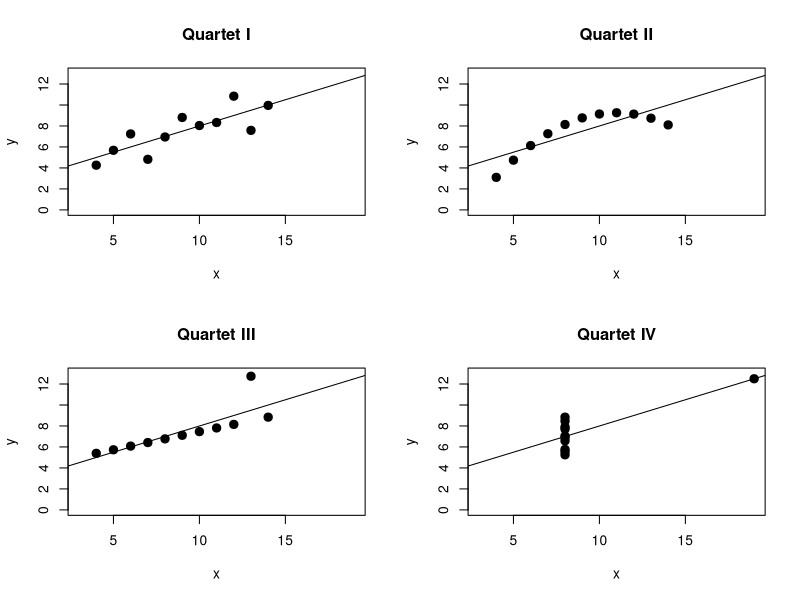
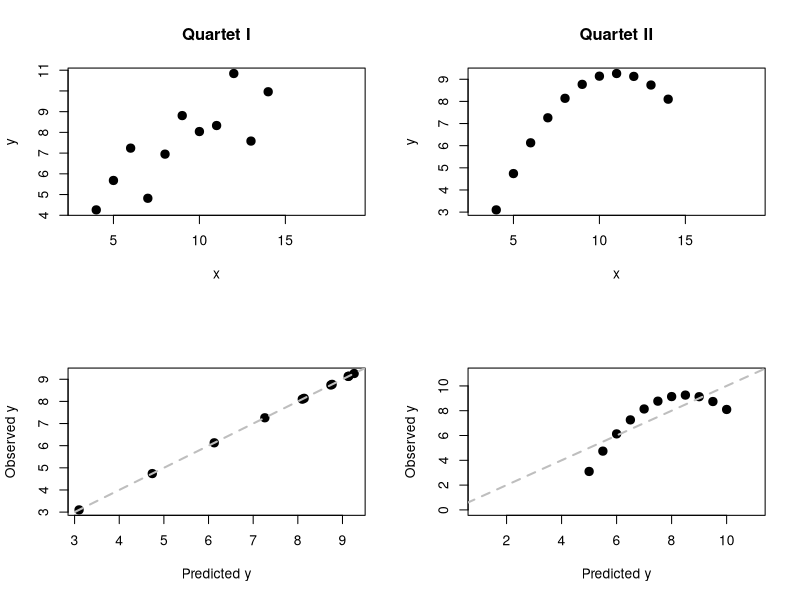
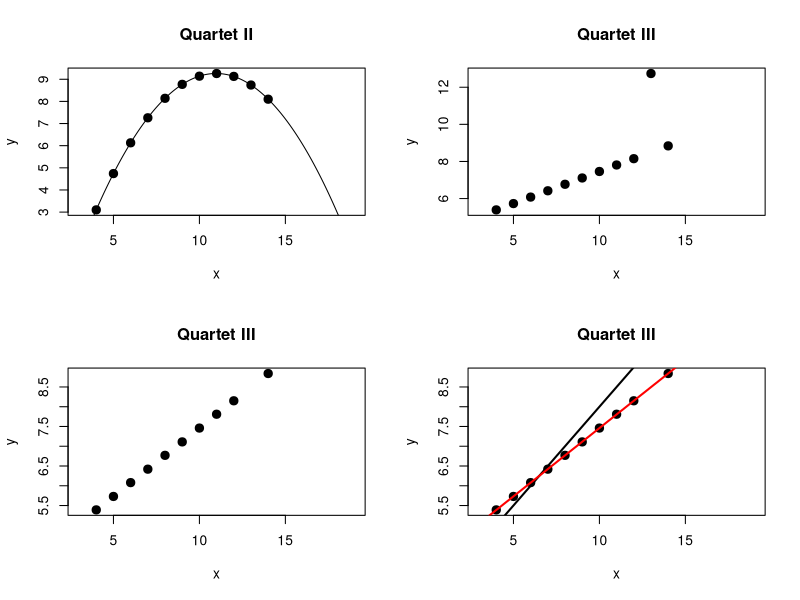
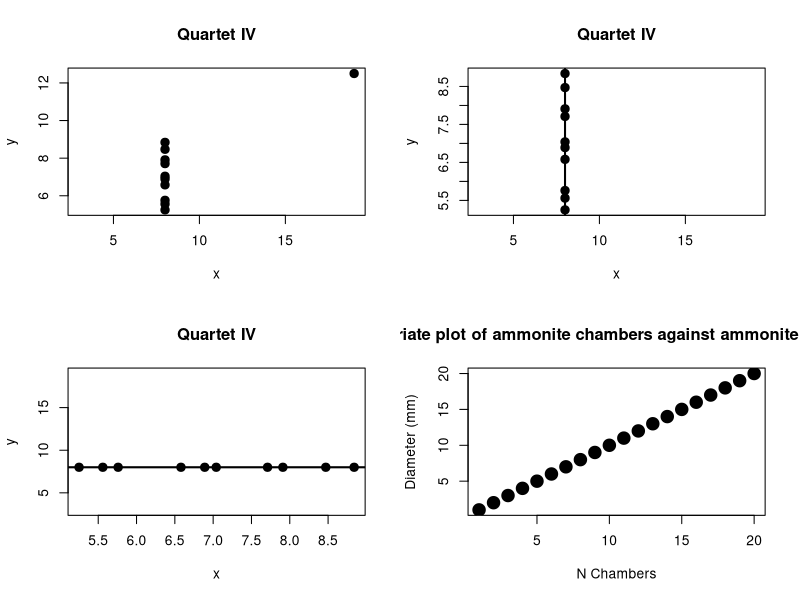
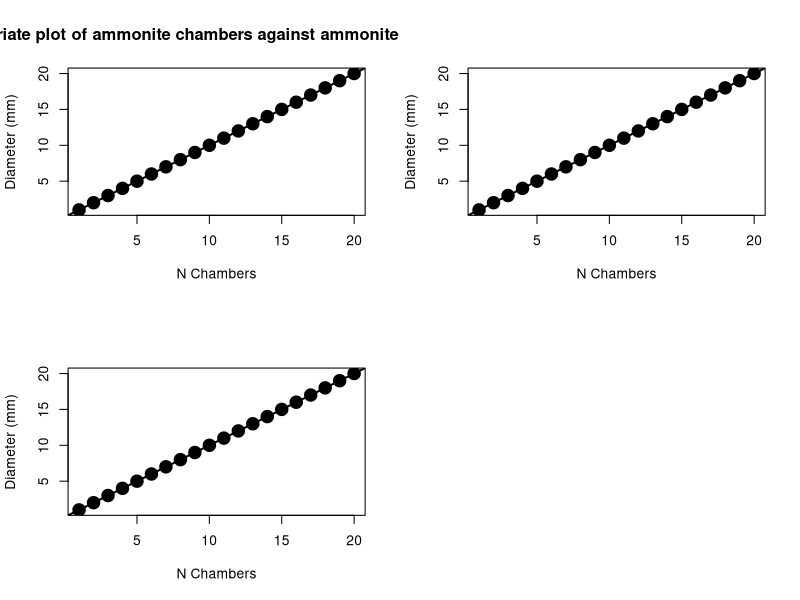
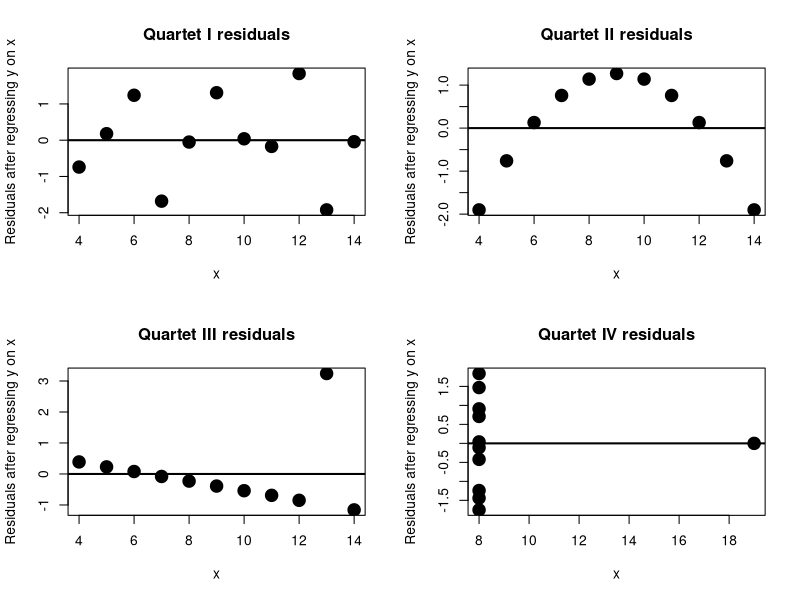
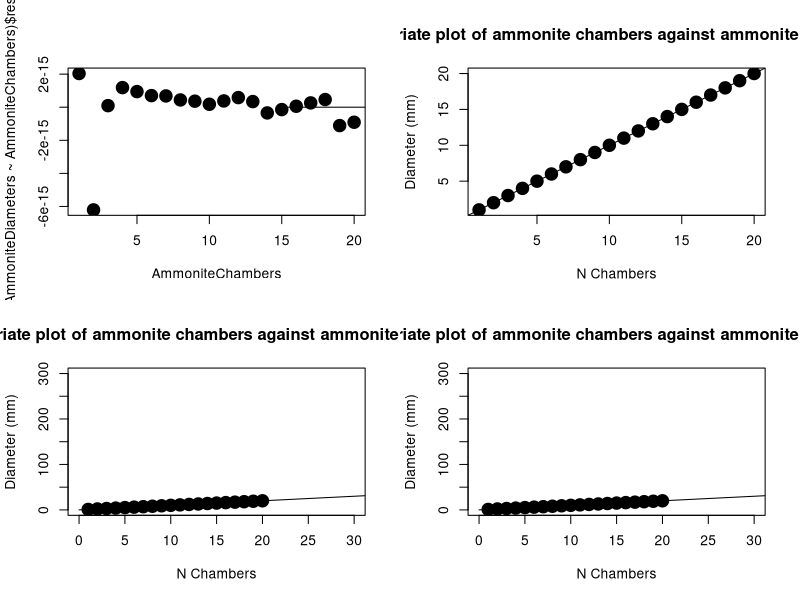
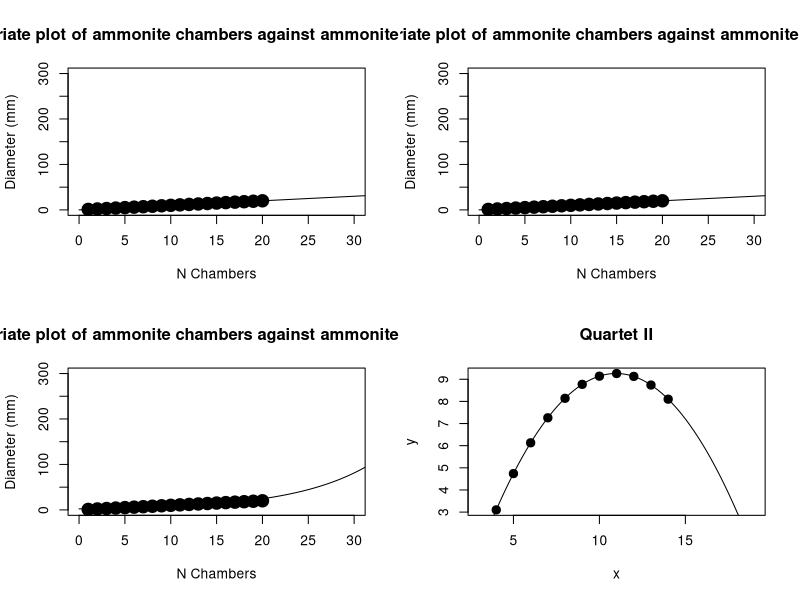

These charts were generated, in order, by the following R code:
################################################################################
#                                                                              #
#                       PRACTICAL IV - BIVARIATE STATISTICS                    #
#                                                                              #
################################################################################

################################################################################
#                                                                              #
#                               TODAY's AIMS                                   #
#                                                                              #
# - LEARN TO DIAGNOSE APPROPRIATE AND INAPPROPRIATE APPROACHES TO BIVARIATE    #
#   DATA ANALYSIS USING ANSCOMBE"S QUARTET                                     #
# - APPLY BIVARIATE ANALYSIS TO YOUR OWN AMMONITE QUADRAT                      #
# - LEARN HOW TO USE REGRESSION AND CORRELATION TO MAKE DETERMINATIONS ABOUT   #
#   THE RELATIONSHIP BETWEEN TWO VARIABLES                                     #
#                                                                              #
################################################################################

# Before we start begin by setting your working directory as we did in
# Practicals 1-3. This is (still) a useful habit to get into!

# We will start today's practical by looking at the data from Anscombe's quartet
# that we encountered in lecture. Anscombe's paper was essentially making the
# same point as our two Lesson's: 1) Always plot your data, and 2) Don't rely
# on summary statistics (mean, sd, r etc.) to do the job of thinking about the
# data for you. First we will enter the data into R with separate x and y
# variables for each quartet (I-IV):
x1 <- c(10, 8, 13, 9, 11, 14, 6, 4, 12, 7, 5)
y1 <- c(8.04, 6.95, 7.58, 8.81, 8.33, 9.96, 7.24, 4.26, 10.84, 4.82, 5.68)
x2 <- c(10, 8, 13, 9, 11, 14, 6, 4, 12, 7, 5)
y2 <- c(9.14, 8.14, 8.74, 8.77, 9.26, 8.1, 6.13, 3.1, 9.13, 7.26, 4.74)
x3 <- c(10, 8, 13, 9, 11, 14, 6, 4, 12, 7, 5)
y3 <- c(7.46, 6.77, 12.74, 7.11, 7.81, 8.84, 6.08, 5.39, 8.15, 6.42, 5.73)
x4 <- c(8, 8, 8, 8, 8, 8, 8, 19, 8, 8, 8)
y4 <- c(6.58, 5.76, 7.71, 8.84, 8.47, 7.04, 5.25, 12.5, 5.56, 7.91, 6.89)

# We can combine these into a matrix with:
AnscombeQuartet <- cbind(x1, y1, x2, y2, x3, y3, x4, y4)

# Here we are using the cbind function which works like c, except it combines
# vectors of numbers together as columns in a matrix. You can also do this as
# rows with rbind. We should find our data now form a single table:
AnscombeQuartet

# NB: We were only able to combine the data in this way as each quartet is made
# up of exactly 11 values. If they were different lengths a list would be more
# appropriate (see the geologist, basketball player, and jockey heights example
# in the last practical). For now just visually confirm that each pair of x and
# y is unique, i.e., the data are different. (You should see x1 and x2 are
# identical, but as y1 and y2 are not the collective bivariate relationship
# should be different.) Before we plot our data we can perform some summary
# statistics on the data, first we will look at the mean of each set of
# x-values:
apply(AnscombeQuartet, 2, mean)[c("x1", "x2", "x3", "x4")]

# We should see they are all exactly 9. What about the y-values:
apply(AnscombeQuartet, 2, mean)[c("y1", "y2", "y3", "y4")]

# This time they are not exactly equal, but to two decimal places they are all
# 7.50. Certainly these are not large differences. Now we can do the same thing
# with the standard deviation of x-values:
apply(AnscombeQuartet, 2, sd)[c("x1", "x2", "x3", "x4")]

# You should see again they are identical (3.316625), even at six decimal
# places. What about our y-values:
apply(AnscombeQuartet, 2, sd)[c("y1", "y2", "y3", "y4")]

# Again they are not perfectly the same, but at two decimal places they are all
# 2.03. Now we can consider the bivariate relationships by first performing
# least squares linear regression (as we did in lecture with our ammonite
# sample). First our slopes::
lm(AnscombeQuartet[, "y1"] ~ AnscombeQuartet[, "x1"])$coefficients[2]
lm(AnscombeQuartet[, "y2"] ~ AnscombeQuartet[, "x2"])$coefficients[2]
lm(AnscombeQuartet[, "y3"] ~ AnscombeQuartet[, "x3"])$coefficients[2]
lm(AnscombeQuartet[, "y4"] ~ AnscombeQuartet[, "x4"])$coefficients[2]

# Note that they are not exactly identical, but at one decimal place they are
# all 0.5 (i.e., a positive relationship between x and y). And now our
# intercepts:
lm(AnscombeQuartet[, "y1"] ~ AnscombeQuartet[, "x1"])$coefficients[1]
lm(AnscombeQuartet[, "y2"] ~ AnscombeQuartet[, "x2"])$coefficients[1]
lm(AnscombeQuartet[, "y3"] ~ AnscombeQuartet[, "x3"])$coefficients[1]
lm(AnscombeQuartet[, "y4"] ~ AnscombeQuartet[, "x4"])$coefficients[1]

# Again they are not identical, but they are very close and at two decimal
# places they are indistinguishable. Next up we can perform a correlation, and
# get estimates for our Pearson's correlation coefficient, r:
cor.test(x = AnscombeQuartet[, "x1"], y = AnscombeQuartet[, "y1"])$estimate
cor.test(x = AnscombeQuartet[, "x2"], y = AnscombeQuartet[, "y2"])$estimate
cor.test(x = AnscombeQuartet[, "x3"], y = AnscombeQuartet[, "y3"])$estimate
cor.test(x = AnscombeQuartet[, "x4"], y = AnscombeQuartet[, "y4"])$estimate

# Again, we can see non-identical, but very similar values. This time
# indistinguishable at two decimal places. Note they also show a strong
# positive relationship between x and y. We can also get the probability that
# the true value for r is zero:
cor.test(x = AnscombeQuartet[, "x1"], y = AnscombeQuartet[, "y1"])$p.value
cor.test(x = AnscombeQuartet[, "x2"], y = AnscombeQuartet[, "y2"])$p.value
cor.test(x = AnscombeQuartet[, "x3"], y = AnscombeQuartet[, "y3"])$p.value
cor.test(x = AnscombeQuartet[, "x4"], y = AnscombeQuartet[, "y4"])$p.value

# These all show a low probability that the true r is zero and hence without
# further checks we might assume that x and y are always strongly positively
# correlated, here with p values being identical down to four decimal places
# (0.0022). But the whole point of Anscombe's paper is that we should not rely
# on these summary values alone, but initially plot the data as a check on our
# assumptions. We can plot all four quartets with:
par(mfrow = c(2, 2))
plot(x = x1, y = y1, xlim = c(3, 19), xlab = "x", ylab = "y", pch = 20, cex = 2,
  main = "Quartet I", ylim = c(0, 13))
lines(x = c(0, 25), y = c((0 * lm(AnscombeQuartet[, "y1"] ~
  AnscombeQuartet[, "x1"])$coefficients[2]) + lm(AnscombeQuartet[, "y1"] ~
  AnscombeQuartet[, "x1"])$coefficients[1], (25 * lm(AnscombeQuartet[, "y1"] ~
  AnscombeQuartet[, "x1"])$coefficients[2]) + lm(AnscombeQuartet[, "y1"] ~
  AnscombeQuartet[, "x1"])$coefficients[1]))
plot(x = x2, y = y2, xlim = c(3, 19), xlab = "x", ylab = "y", pch = 20, cex = 2,
  main = "Quartet II", ylim = c(0, 13))
lines(x = c(0, 25), y = c((0 * lm(AnscombeQuartet[, "y2"] ~
  AnscombeQuartet[, "x2"])$coefficients[2]) + lm(AnscombeQuartet[, "y2"] ~
  AnscombeQuartet[, "x2"])$coefficients[1], (25 * lm(AnscombeQuartet[, "y2"] ~
  AnscombeQuartet[, "x2"])$coefficients[2]) + lm(AnscombeQuartet[, "y2"] ~
  AnscombeQuartet[, "x2"])$coefficients[1]))
plot(x = x3, y = y3, xlim = c(3, 19), xlab = "x", ylab = "y", pch = 20, cex = 2,
  main = "Quartet III", ylim = c(0, 13))
lines(x = c(0, 25), y = c((0 * lm(AnscombeQuartet[, "y3"] ~
  AnscombeQuartet[, "x3"])$coefficients[2]) + lm(AnscombeQuartet[, "y3"] ~
  AnscombeQuartet[, "x3"])$coefficients[1], (25 * lm(AnscombeQuartet[, "y3"] ~
  AnscombeQuartet[, "x3"])$coefficients[2]) + lm(AnscombeQuartet[, "y3"] ~
  AnscombeQuartet[, "x3"])$coefficients[1]))
plot(x = x4, y = y4, xlim = c(3, 19), xlab = "x", ylab = "y", pch = 20, cex = 2,
  main = "Quartet IV", ylim = c(0, 13))
lines(x = c(0, 25), y = c((0 * lm(AnscombeQuartet[, "y4"] ~
  AnscombeQuartet[, "x4"])$coefficients[2]) + lm(AnscombeQuartet[, "y4"] ~
  AnscombeQuartet[, "x4"])$coefficients[1], (25 * lm(AnscombeQuartet[, "y4"] ~
  AnscombeQuartet[, "x4"])$coefficients[2]) + lm(AnscombeQuartet[, "y4"] ~
  AnscombeQuartet[, "x4"])$coefficients[1]))

# You should now be able to see that each data set is telling us a very
# different story, and that none of our summary statistics were able to reveal
# this - only plotting the data and using our eyes and brains does. We can go
# through the data sets one-by-one to try and make determinations of how they
# should each be dealt with. Let's start with the first one:
plot(x = x1, y = y1, xlim = c(3, 19), xlab = "x", ylab = "y", pch = 20,
  cex = 2, main = "Quartet I")

# This is what a lot of real data will look like and actually meets most of the
# assumptions we are making when we perform linear regression and correlation.
# You should see a clear relationship of a rise in y as x increases, but this
# is not a pure relationship (i.e., the points do not all fall on a perfectly
# straight line). This can indicate some degree of error in the measurements
# or that there are other contributing factors that explain changes in y than
# just x, or both. In this case we don't have to make any real changes and can
# treat our regression and correlation values as meaningful. I.e., there is a
# strong positive linear relationship between x and y. (We might worry that our
# data, x and y, are not normally distributed, but as we saw with univariate
# data this can be hard to determine when our sample size is small (here it is
# just 11). Tests that assume data are normally distributed are termed
# PARAMETRIC, and many will have some NON-PARAMETRIC alternative that "relaxes"
# this assumption. If we are really concerned about this here, we could use a
# non-parametric alternative to Pearson's r, termed Spearman's rho. It can be
# accessed through the same cor.test function (by adding a method option) and
# instead treats the data as ranked (i.e., like Moh's hardness scale the test
# only cares about the relative order of the data). Rho falls on the same kind
# of -1 to 1 scale as r and so values can be interpreted the same way:
cor.test(x = AnscombeQuartet[, "x1"], y = AnscombeQuartet[, "y1"],
  method = "spearman")$estimate
cor.test(x = AnscombeQuartet[, "x1"], y = AnscombeQuartet[, "y1"],
  method = "spearman")$p.value

# We still see a high (>0.8) value for our correlation coefficient (this time
# rho instead of r), again indicating a strong positive relationship. We also
# still see a low probability that the true value for rho is zero. This
# combined with our visual inspection that the relationship between x and y is
# linear should mean we are happy with our initial conclusion that x has a
# strong positive linear effect on y. Now let's look at quartet II:
plot(x = x2, y = y2, xlim = c(3, 19), xlab = "x", ylab = "y", pch = 20, cex = 2,
  main = "Quartet II")

# This time we should see a clear non-linear relationship between x and y. This
# means we should immediately abandon the idea we can perform either a linear
# regression or a correlation on this data as the values we get will be
# misleading. Furthermore, there is no simple replacement for correlation when
# the relationship is non-linear. We can, however, look at non-linear forms of
# regression. Specifically, we could fit a second-order polynomial to the data.
# In other words, we will make estimates for two "slopes" (a and b)
# and an intercept with the equation y = ax^2 + bx + c. We can do this by
# adding an extra option to the lm (linear model) function called "poly":
lm(AnscombeQuartet[, "y2"] ~ poly(AnscombeQuartet[, "x2"], 2))$coefficients

# These results reflect estimated values for c, b, and a, respectively. We can
# also use another function called predict to predict our observed values for y
# based on our sampled value of x with:
predict(lm(AnscombeQuartet[, "y2"] ~ poly(AnscombeQuartet[, "x2"], 2)))

# Compare these with the actual values:
AnscombeQuartet[, "y2"]

# You should see they are pretty close; we can make a different bivariate plot to
# show this:
plot(x = predict(lm(AnscombeQuartet[, "y2"] ~ poly(AnscombeQuartet[, "x2"], 2))),
  y = AnscombeQuartet[, "y2"], pch = 20, xlab = "Predicted y",
  ylab = "Observed y", cex = 2)
lines(x = c(0, 25), y = c(0, 25), lty = 2, lwd = 2, col = "Grey")

# You should see they all fall nicely on the grey dashed line which represents
# the 1:1 relationship - i.e., the line of perfect agreement. In other words
# our new curvilinear regression is doing a much better job of summarising the
# relationship between x and y than our linear regression did:
plot(x = predict(lm(AnscombeQuartet[, "y2"] ~ AnscombeQuartet[, "x2"])),
  y = AnscombeQuartet[, "y2"], pch = 20, xlab = "Predicted y",
  ylab = "Observed y", cex = 2, xlim =c(1, 11), ylim = c(0, 11))
lines(x = c(0, 25), y = c(0, 25), lty = 2, lwd = 2, col = "Grey")

# We can further visually confirm this by getting the coefficients (i.e., the
# values of a, b, and c) for our polynomial with:
PolyCoefficients <- lm(AnscombeQuartet[, "y2"] ~ poly(AnscombeQuartet[, "x2"],
  2, raw = TRUE))$coefficients

# Then set up a range of x values (here from 0 to 25), using a large number
# (1000) so that plotting them will look like a smooth curve:
xs <- seq(from = 0, to = 25, length.out = 1000)

# Now we can predict y-values for every value of x from the above (i.e., we are
# going to both interpolate and extrapolate):
y_pred <- ((xs^2) * PolyCoefficients[3]) + (xs * PolyCoefficients[2]) +
  PolyCoefficients[1]

# And finally we can plot the data and then the regression:
plot(x = x2, y = y2, xlim = c(3, 19), xlab = "x", ylab = "y", pch = 20, cex = 2,
  main = "Quartet II")
points(xs, y_pred, type = "l")

# You should see both a curvilinear line and a good fit between that line and
# the data. This is a more realistic model for the relationship between x and
# y, and shows us that there is not a clear linear response of y increasing
# (or decreasing) as we increase x. Instead it depends where we are along x as
# to how y will respond. This is thus more complex to interpret than our linear
# data, but for now you only need to know: 1) Not to fit a linear regression to
# data that are clearly non-linear and 2) More complex regressions are
# possible in R, for example using polynomials as we did here. Now let's
# move on to Quartet III:
plot(x = x3, y = y3, xlim = c(3, 19), xlab = "x", ylab = "y", pch = 20, cex = 2,
  main = "Quartet III")

# This is a clear outlier problem, with one apparently "rogue" value dragging
# the linear regression away from what would otherwise be a line that
# intersected every data point. As we have already encountered in Lecture if
# this were our own data we would want to double check the rogue value: was it
# measured badly? Was there a typo? Can we repeat the measurement to see if we
# get the same value again? For now, we will assume this is a bad value and
# remove it from the data. As it is the third value we can do this by subsetting
# our variable with a negative:
x3[-3]
y3[-3]

# This gives us the data without a specific value, i.e., the inverse of how we
# normally subset the data by asking for the values we do want to be returned.
# (Remember that this kind of trick can really help us in calculating
# probabilities too!) We can plot this to confirm the outlier is not included:
plot(x = x3[-3], y = y3[-3], xlim = c(3, 19), xlab = "x", ylab = "y", pch = 20,
  cex = 2, main = "Quartet III")

# You should now just see a "gap" where the outlier previously fitted in the
# sequence of values. We can now redo our linear regression without this value
# too:
lm(y3[-3] ~ x3[-3])$coefficients

# These are our intercept and slope. Remember the values we got with the
# outlier included:
lm(y3 ~ x3)$coefficients

# I.e., both our slope and intercept have changed considerably by removing the
# outlier. We can visually confirm this by plotting the two regression lines:
plot(x = x3[-3], y = y3[-3], xlim = c(3, 19), xlab = "x", ylab = "y", pch = 20,
  cex = 2, main = "Quartet III")
lines(x = c(0, 22), y = c(lm(y3 ~ x3)$coefficients[1],
  (22 * lm(y3 ~ x3)$coefficients[2]) + lm(y3 ~ x3)$coefficients[1]), lwd = 2)
lines(x = c(0, 22), y = c(lm(y3[-3] ~ x3[-3])$coefficients[1],
  (22 * lm(y3[-3] ~ x3[-3])$coefficients[2]) +
  lm(y3[-3] ~ x3[-3])$coefficients[1]), col = "Red", lwd = 2)

# Here our previous regression line is in black and our new one is in red. You
# should see that by excluding the outlier we are able to produce a line that
# is a much better fit to the remaining data and hence likely does a much
# better job of describing the relationship between x and y. Imagine we were
# fitting this line to make a prediction of what y would be when x was 100.
# Which line would do the better job? We can also revisit our correlation, as
# we are happy that x and y share a linear relationship. Previously we found a
# estimate for r of:
cor.test(x = x3, y = y3)$estimate

# And a probability that the true value of r was zero of:
cor.test(x = x3, y = y3)$p.value

# What happens when we remove our outlier?:
cor.test(x = x3[-3], y = y3[-3])$estimate
cor.test(x = x3[-3], y = y3[-3])$p.value

# You should see we now have almost a perfect linear response of y to x and an
# extremely low probability that r is actually zero. In other words, by
# including the outlier we were underestimating r considerably. Finally, we
# will turn to Quartet IV:
plot(x = x4, y = y4, xlim = c(3, 19), xlab = "x", ylab = "y", pch = 20, cex = 2,
  main = "Quartet IV")

# This appears to be another outlier problem as everything hinges on that one
# point at top right. Let's remind ourselves of the linear regression:
lm(y4 ~ x4)$coefficients

# And without the outlier (the 8th value):
lm(y4[-8] ~ x4[-8])$coefficients

# You should see that although the regression returns an intercept it has
# actually failed to work as it cannot produce a slope. The reason for this is
# that all the remaining x-values are now identical:
x4[-8]

# In other words the regression would be a vertical line (slope of infinity or
# minus infinity) and in this case there wouldn't really be an intercept as the
# line would be parallel to the y-axis. I.e., visually, it would look something
# like this:
plot(x = x4[-8], y = y4[-8], xlim = c(3, 19), xlab = "x", ylab = "y", pch = 20,
  cex = 2, main = "Quartet IV")
lines(x = c(8, 8), y = c(0, 100), lwd = 2)

# As discussed in Lecture this would indicate a failure of study design. I.e.,
# x was not varied enough to properly gauge the response of y. Alternatively,
# x and y might have been mislabelled. If that were the case the plot should
# really look like this:
plot(x = y4[-8], y = x4[-8], ylim = c(3, 19), xlab = "x", ylab = "y", pch = 20,
  cex = 2, main = "Quartet IV")
lines(x = c(0, 100), y = c(8, 8), lwd = 2)

# This time we would interpret the linear regression as having a slope of
# zero, i.e., x has no effect on y. We can also consider what happens to our
# correlation when the outlier is removed. Remember before that we got:
cor.test(x = x4, y = y4)$estimate
cor.test(x = x4, y = y4)$p.value

# Without our outlier we get:
cor.test(x = x4[-8], y = y4[-8])$estimate
cor.test(x = x4[-8], y = y4[-8])$p.value

# In other words the correlation fails as the data make no sense (relationship
# is either perfectly negatively OR positively correlated as slope is infinity
# or negative infinity).
#
# Collectively these quartets reiterate the two core lessons of this course: 1)
# Always plot your data, and 2) Summary statistics are not a substitute for
# thinking about your data. More specifically we have learned:
#   - Do not apply linear regression when the response of y to x does not
#     follow a straight line
#   - Do not apply correlation if this is the case as the answer is not
#     meaningful
#   - However, it is possible to fit more complex regressions in R (e.g., using
#     poly)
#   - If your conclusions hinge on a single data point they are not safe and
#     more generally if removing a single data point dramatically changes the
#     slope, intercept, r, or p-value (of r = 0) your conclusions are not safe
#
# Now you can apply these lessons to your own ammonite quadrat data. First you
# will want to get your diameters you measured last week (i.e., modify the
# line below to replace each ammonite's number with it's diameter in mm). If
# you saved your script from last week then you can just copy and paste that
# line over the top of this one:
AmmoniteDiameters <- c(1, 2, 3, 4, 5, 6, 7, 8, 9, 10, 11, 12, 13, 14, 15, 16,
  17, 18, 19, 20)

# Next you will count the number of chambers for each ammonite, again, these
# must be done in order for the regression and correlation to work. You will
# likely find that the printed version of your quadrat is too small for you to
# count the central chambers so it is advised you start by downloading the PDF
# version of your quadrat (i.e., modify the last part of this line to point to
# your unique quadrat as you did in the previous practical):
browseURL("http://www.graemetlloyd.com/teaching/SOEE1475/20/Lower_Bed/X4.pdf")

# As with the diameters you should fill this data out on your sheet before
# entering it here (it is always good to have redundancy in this way). You
# should find that you can zoom in and out allowing you to better count the
# smaller central chambers. Once you are done, replace each ammonite number
# with the chamber count in the line below:
AmmoniteChambers <- c(1, 2, 3, 4, 5, 6, 7, 8, 9, 10, 11, 12, 13, 14, 15, 16,
  17, 18, 19, 20)

# Note that for linear regression we are assuming each of our two variables are
# normally distributed. We have already thought about this for our diameter data.
# We should ask ourselves the same question about our new chamber count data.
# However, we already know that it cannot be properly normally distributed as the
# normal distribution is a continuous distribution but our chambers are count,
# and hence discrete, data. In an ideal world we would not apply normal
# distribution assumptions to such data, but in the real world this problem occurs
# all the time so for now we will just continue as though our data are normally
# distributed. (NB: this assumption is related to the mean being a meaningful
# "middle" of the data, which is used when we infer our slope value.) We can
# begin by restating, from lecture, that we are considering the number of
# chambers to be the explanatory variable (x) and the diameter the response
# variable (y). We can visualise this by plotting N Chambers on our x-, and
# Diameter on our y-axis:
plot(x = AmmoniteChambers, y = AmmoniteDiameters, pch = 20, cex = 3,
  xlab = "N Chambers", ylab = "Diameter (mm)",
  main = "Bivariate plot of ammonite chambers against ammonite diameter")

# Does the data look like it shows a linear response of y to x? If so, what
# kind of slope (relationship) would it show out of positive (y increases as
# x increases), negative (y decreases as x increases), or none (y is unchanged
# as x increases)? Is this what we expected from Lecture?
#
# Let's make the next step and fit a regression line using the lm function:
lm(AmmoniteDiameters ~ AmmoniteChambers)$coefficients

# For this function we give it the response variable followed by a tilda (~)
# and then the explanatory variable. I.e., here AmmoniteDiameters ~
# AmmoniteChambers. We can also plot the data with the line included:
plot(x = AmmoniteChambers, y = AmmoniteDiameters, pch = 20, cex = 3,
  xlab = "N Chambers", ylab = "Diameter (mm)",
  main = "Bivariate plot of ammonite chambers against ammonite diameter")
abline(lm(AmmoniteDiameters ~ AmmoniteChambers), lwd = 2)

# For the (biased) sample of five ammonites in Lecture we came up with a slope
# of c. 20 and an intercept of c. -345. How close are your values to these?
# Check with a neighbour what values they got. Note that like other values we
# get from a sample our slope and intercept are just estimates of the "true"
# value we would get if we were able to sample all the data (i.e., all
# ammonites). We can thus express our uncertainty around our own sample
# using the confint ("CONFidence INTerval") function:
confint(lm(AmmoniteDiameters ~ AmmoniteChambers), level = 0.99)

# Here we get the range of values for our intercept and slope at a specified
# confidence level (here 99%). Just as with other confidence intervals (e.g.,
# as with the one-sample t-test we encountered last week) because we assume a
# normal distribution if we want 100% confidence we will get the negative
# infinity to positive infinity range:
confint(lm(AmmoniteDiameters ~ AmmoniteChambers), level = 1)

# Thus we must balance our desire for a high-level of confidence with our
# desire to give a narrow range of values. E.g., at 50% confidence you should
# see a narrower range than at 99%:
confint(lm(AmmoniteDiameters ~ AmmoniteChambers), level = 0.5)

# Once again, we can also visualise this data, but first we need to define a
# new function:
ConfidencePlot <- function(x, y, level, from, to, xlab, ylab) {
  Model <- lm(y ~ x)
  NewX <- seq(from = from, to = to, length.out = 1000)
  PredictedValues <- predict(Model, newdata = data.frame(x = NewX),
  interval = "confidence", level = level)
  plot(y ~ x, type = "n", xlab = xlab, ylab = ylab)
  polygon(c(rev(NewX), NewX), c(rev(PredictedValues[, 3]),
  PredictedValues[, 2]), col = "Grey", border = NA)
  abline(Model, lwd = 2)
  points(x = x, y = y, pch = 20, cex = 3)
}

# First try plotting at 99% confidence:
ConfidencePlot(x = AmmoniteChambers, y = AmmoniteDiameters, level = 0.99,
  from = 15, to = 35, xlab = "N Chambers", ylab = "Diameter (mm)")

# You should see the interaction of slope and intercept uncertainties lead to
# curved edges to the confidence interval (shown as a grey polygon around the
# regression line), which is narrowest at the middle (near the mean). If we
# go for a 50% confidence interval you should see the polygon shrinks:
ConfidencePlot(x = AmmoniteChambers, y = AmmoniteDiameters, level = 0.50,
  from = 15, to = 35, xlab = "N Chambers", ylab = "Diameter (mm)")

# We will discuss confidence intervals in more detail later in the course. For
# now we will move on to another useful tool in regression called RESIDUALS.
# These are the results we get by subtracting our regression line from the
# data. You can also think of this as rotating the regression line until it is
# horizontal, pulling the data points with it. The purpose of this approach is
# to confirm the appropriateness of the regression in the first place. I.e.,
# any remaining structure in the data ought to be indistinguishable from
# random noise. Before you apply this to your own data let's look at the
# residuals of linear regression applied to Anscombe's quartet:
par(mfrow = c(2, 2))
plot(x = x1, y = lm(y1 ~ x1)$residuals, cex = 3, pch = 20, xlab = "x",
  ylab = "Residuals after regressing y on x", main = "Quartet I residuals")
lines(x = c(0, 20), y = c(0, 0), lwd = 2)
plot(x = x2, y = lm(y2 ~ x2)$residuals, cex = 3, pch = 20, xlab = "x",
  ylab = "Residuals after regressing y on x", main = "Quartet II residuals")
lines(x = c(0, 20), y = c(0, 0), lwd = 2)
plot(x = x3, y = lm(y3 ~ x3)$residuals, cex = 3, pch = 20, xlab = "x",
  ylab = "Residuals after regressing y on x", main = "Quartet III residuals")
lines(x = c(0, 20), y = c(0, 0), lwd = 2)
plot(x = x4, y = lm(y4 ~ x4)$residuals, cex = 3, pch = 20, xlab = "x",
  ylab = "Residuals after regressing y on x", main = "Quartet IV residuals")
lines(x = c(0, 20), y = c(0, 0), lwd = 2)

# The horizontal line here thus represents our linear regression. You should
# see that only Quartet I really fits the idea of random (noisy) structure
# left in the residuals. Quartet II shows a curvilinear relationship, Quartet
# III has a linear relationship that has not been captured due to the outlier
# and Quartet IV still shows the same non-variance of x-values from before. We
# can use this as a backdrop for interpreting the residuals of the ammonite
# data:
plot(x = AmmoniteChambers, y = lm(AmmoniteDiameters ~
  AmmoniteChambers)$residuals, cex = 3, pch = 20)
lines(x = c(15, 35), y = c(0, 0))

# Can you see any clear linear or curvilinear patterns? Or does this look more
# like Quartet I's residuals (i.e., random noise)?
#
# You might be happy that if you knew nothing else about your data that a
# linear model makes sense. However, we discussed in Lecture multiple reasons
# that we might not consider a linear model to be a good explanation.
# Specifically:
#
# 1. Looking at chamber sizes from the ammonites it should be clear that they
#    differ in size and so adding each chamber should not lead to a *fixed*
#    increase in diameter.
# 2. The intercept is a large negative value yet at zero chambers our ammonite
#    should logically be zero too.
# 3. There is *some* suggestion that the data visually exhibit a curvilinear
#    relationship.
#
# Previously we fitted a polynomial model to our data for Quartet II so we can
# begin by trying that here and plotting the results:
plot(x = AmmoniteChambers, y = AmmoniteDiameters, cex = 3, pch = 20, xlab =
  "N Chambers", ylab = "Diameter (mm)", main =
  "Bivariate plot of ammonite chambers against ammonite diameter")
lines(x = seq(from = 0, to = 40, length.out = 1000), y =
  predict(lm(AmmoniteDiameters ~ poly(AmmoniteChambers, 2, raw = TRUE)), newdata
  = data.frame(AmmoniteChambers = seq(from = 0, to = 40, length.out = 1000))))

# You will likely see a curve with a slope that gets steeper as number of
# chambers increases. However, it might not look very different from a straight
# line. Let's repeat the plot again, but with our x- and y-axes expanded
# outwards (using the xlim and ylim options) to better see what the model is
# suggesting about the relationship between x and y:
plot(x = AmmoniteChambers, y = AmmoniteDiameters, cex = 3, pch = 20, xlim =
  c(0, 30), ylim = c(0, 300), xlab = "N Chambers", ylab = "Diameter (mm)",
  main = "Bivariate plot of ammonite chambers against ammonite diameter")
lines(x = seq(from = 0, to = 40, length.out = 1000), y =
  predict(lm(AmmoniteDiameters ~ poly(AmmoniteChambers, 2, raw = TRUE)), newdata
  = data.frame(AmmoniteChambers = seq(from = 0, to = 40, length.out = 1000))))

# We should see that this model doesn't really make any sense as if we
# extrapolate backwards to younger (fewer chambered) ammonites then at a certain
# point the model flips and predicts larger juveniles. So this is also a bad
# model. Just for completeness we can also look at our linear model this way:
plot(x = AmmoniteChambers, y = AmmoniteDiameters, cex = 3, pch = 20, xlim =
  c(0, 30), ylim = c(0, 300), xlab = "N Chambers", ylab = "Diameter (mm)",
  main = "Bivariate plot of ammonite chambers against ammonite diameter")
lines(x = seq(from = 0, to = 40, length.out = 1000), y =
  predict(lm(AmmoniteDiameters ~ AmmoniteChambers), newdata
  = data.frame(AmmoniteChambers = seq(from = 0, to = 40, length.out = 1000))))

# Here we can see as we extrapolate backwards that very quickly we are predicting
# negative ammonite diameters in younger individuals. What we really want here is
# an exponential curve that describes the phenomenon we observe - i.e., a
# MONOTONIC rise in diameter as chamber number increases, but one where the amount
# that diameter increases also increases with chamber number. At the same time we
# want to make sure our intercept is (or is close to) zero as this makes logical
# sense in describing the age-size relationship for any organism.
#
# This latter goal is known as REGRESSION THROUGH THE ORIGIN as it forces the line
# through the 0,0 point of our plot. We can do this with lm by adding a "0 +" to
# the formula and plot the results with:
plot(x = AmmoniteChambers, y = AmmoniteDiameters, cex = 3, pch = 20, xlim =
  c(0, 30), ylim = c(0, 300), xlab = "N Chambers", ylab = "Diameter (mm)",
  main = "Bivariate plot of ammonite chambers against ammonite diameter")
lines(x = seq(from = 0, to = 40, length.out = 1000), y =
  predict(lm(AmmoniteDiameters ~ 0 + AmmoniteChambers), newdata
  = data.frame(AmmoniteChambers = seq(from = 0, to = 40, length.out = 1000))))

# We can see that this does pass through 0,0, but now the model is not a good fit
# to the data. We can try the same thing with the polynomial:
plot(x = AmmoniteChambers, y = AmmoniteDiameters, cex = 3, pch = 20, xlim =
  c(0, 30), ylim = c(0, 300), xlab = "N Chambers", ylab = "Diameter (mm)",
  main = "Bivariate plot of ammonite chambers against ammonite diameter")
lines(x = seq(from = 0, to = 40, length.out = 1000), y =
  predict(lm(AmmoniteDiameters ~ 0 + poly(AmmoniteChambers, 2, raw = TRUE)),
  newdata = data.frame(AmmoniteChambers = seq(from = 0, to = 40,
  length.out = 1000))))

# Again, this doesn't quite get us where we want as we still predict some
# negative diameter younger individuals. Really here we need a different model,
# one with exponential (exp()) built in:
plot(x = AmmoniteChambers, y = AmmoniteDiameters, cex = 3, pch = 20, xlim =
  c(0, 30), ylim = c(0, 300), xlab = "N Chambers", ylab = "Diameter (mm)",
  main = "Bivariate plot of ammonite chambers against ammonite diameter")
lines(x = seq(from = 0, to = 40, length.out = 1000), y =
  predict(lm(AmmoniteDiameters ~ exp(0.12 * AmmoniteChambers) - 1), newdata =
  data.frame(AmmoniteChambers = seq(from = 0, to = 40, length.out = 1000))))

# You should see this model is still not perfect but gets us closer than
# anything else. We can also use this model to get predicted ammonite diameters
# for one to 50 chambers with:
predict(lm(AmmoniteDiameters ~ exp(0.12 * AmmoniteChambers) - 1), newdata =
  data.frame(AmmoniteChambers = 1:50))

# Compare some of these with your own measured values. How well does the model
# do?
#
# Even though we know the true relationship is likely curved in this way (and
# not a straight line) we do also suspect it is monotonic, i.e., as we
# increase x, y will consistently increase too (and not decrease). Thus
# although we should not use a Pearson Correlation coefficient here we can
# (as above) try the Spearman rank correlation instead:
cor.test(x = AmmoniteChambers, y = AmmoniteDiameters, method = "spearman")

# What you will most likely see here is that R gives us a warning that ties
# are hampering the calculation. This is because Spearman's rank assumes the
# data can be ranked perfectly without ties (e.g., no joint second largest
# value. To search for ties we can use the duplicated() function. First on
# the diameters:
duplicated(AmmoniteDiameters)

# Then on the chambers:
duplicated(AmmoniteChambers)

# This is a logical (returning TRUE if a duplicate is found and FALSE if
# not). What you will most likely see is very few if any duplicates in your
# diameters but mutliple in your chambers. Again, this is because our chambers
# are count (discrete) data and hence ties are more likely to happen.
#
# Unfortunately this means we cannot exactly compute a p-value for our data.
# However, we can use the exact = FALSE option to get an approximate one.
# (Remember that this is the probability that the true correlation is zero
# and by extension that the true relationship between the two variables is
# no relationship - x does not affect y.) We can do this with:
cor.test(x = AmmoniteChambers, y = AmmoniteDiameters, method = "spearman",
  exact = FALSE)$estimate

# You will likely get a strong positive value, which is what we should expect.
# You can get the estimated p-value with:
cor.test(x = AmmoniteChambers, y = AmmoniteDiameters, method = "spearman",
  exact = FALSE)$p.value

# This should be pretty small and smaller than what we got in Lecture because
# your sample size is larger and hence we are more confident that zero is an
# unlikely true value for the correlation coefficient.
#
# To finish we will look at a third statistic for bivariate data called the
# COEFFICIENT OF DETERMINATION, and often abbreviated to R^2 (r-squared).
# This is derived directly from a regression and represents the proportion of
# y that can be explained by x (under the specific type of regression used).
# We might naively assume that r-squared is the same as our Pearson's
# correlation coefficient (r), squared. However, this is only true when the
# regression line being fit is linear. In other words, although correlation
# is only meaningful when the response of y to x is linear the coefficient of
# determination is meaningful regardless of the shape of the regression. We
# can illustrate this by revisiting Quartet II:
plot(x = x2, y = y2, xlim = c(3, 19), xlab = "x", ylab = "y", pch = 20, cex = 2,
  main = "Quartet II")
points(xs, y_pred, type = "l")

# Here we fitted a polynomial regression to the data and we can see that it
# is an excellent fit. We might realistically expect, then, x to explain a
# very large proportion of y, i.e., to have an r-squared of close to one. We
# can get the exact value by using the summary function for our model and the
# $r.squared part of the output:
summary(lm(y2 ~ poly(x2, 2, raw = TRUE)))$r.squared

# You should see a value that is indeed very close to one. We can compare this
# to our (inappropriate) linear regression for the same data:
summary(lm(y2 ~ x2))$r.squared

# You should get a notably lower value. Thus r-squared can be a useful tool
# in comparing different explanatory models for the same data. But as always,
# plotting should be applied first to gauge the appropriateness of these. You
# can now apply this to your own ammonite data, first for the linear model:
summary(lm(AmmoniteDiameters ~ AmmoniteChambers))$r.squared

# Then for the exponential model:
summary(lm(AmmoniteDiameters ~ exp(0.12 * AmmoniteChambers) - 1))$r.squared

# What value did you find? Which model does this suggest does the better job?
#
# Finally, you can compare the linear value to the square of the correlation
# coefficient (r) you got earlier:
cor.test(x = AmmoniteChambers, y = AmmoniteDiameters)$estimate ^ 2

# You should see this is the same as your R-squared because in this case the
# regression is linear. Note that squaring a negative correlation will return
# a positive value (i.e., r-squared runs on a 0 to 1 scale) as it does not
# make sense for x to explain a negative proportion of the data. In other
# words, collectively regression, correlation, and the coefficient of
# determination are tools that tell you different things about the relationship
# between x and y.

################################################################################
#                                                                              #
#                                     MCQ                                      #
#                                                                              #
# You are now ready to attempt this week's MCQ which is a series of ten        #
# multiple choice questions (MCQs) on last week's lecture and this practical.  #
# This is on Minerva: SOEE1475 > Statistics resources > MCQ.                   #
#                                                                              #
################################################################################
